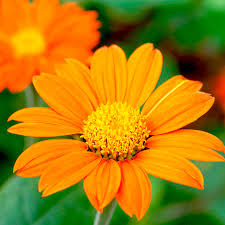
#> input picture codes/sample/test1.jpg, 225 x 225 px
$ python week1-2.py
#> lines starting #> are read from the running program, lines starting #| are printed output that depends on the picture
import cv2
import numpy as np
from matplotlib import pyplot as plt

img = cv2.imread('test1.jpg',0)
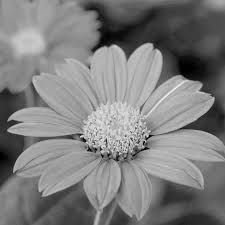
#> img: shape (225, 225); min 0, max 246, mean 125.7
plt.subplot(2,2,1),plt.imshow(img,'gray')
#display histogram
plt.subplot(2,2,2),plt.hist(img.ravel(),256,[0,256])


#histogram equalization
equ = cv2.equalizeHist(img)
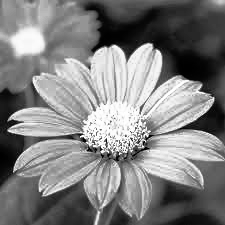
#> equ: shape (225, 225); min 0, max 255, mean 128.4
plt.subplot(2,2,3),plt.imshow(equ,'gray')
#display histogram
plt.subplot(2,2,4),plt.hist(equ.ravel(),256,[0,256])
plt.show()
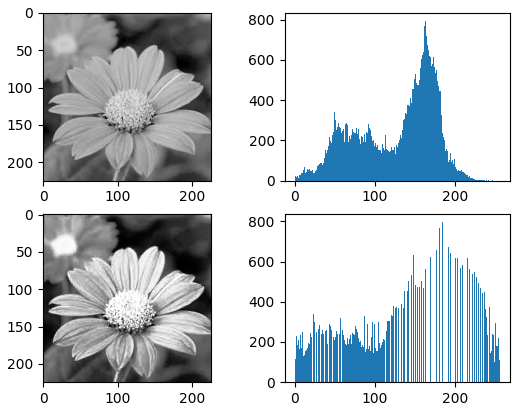
#> figure drawn by matplotlib, 4 panels; panel 2: tallest bar 796 high, from x = 163 to 164; panel 4: tallest bar 796 high, from x = 184 to 185

$ run again, with codes/sample/noisyImg_1.jpg copied over codes/sample/test1.jpg
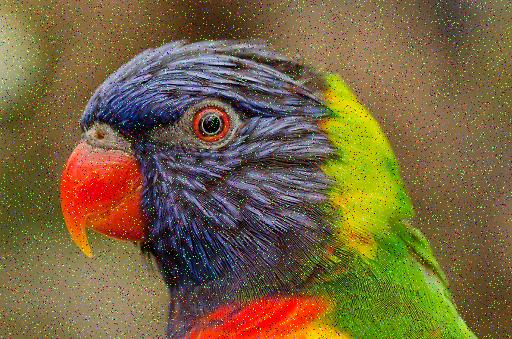
#> input picture codes/sample/noisyImg_1.jpg, 512 x 339 px
#> `equ = cv2.equalizeHist(img)`:
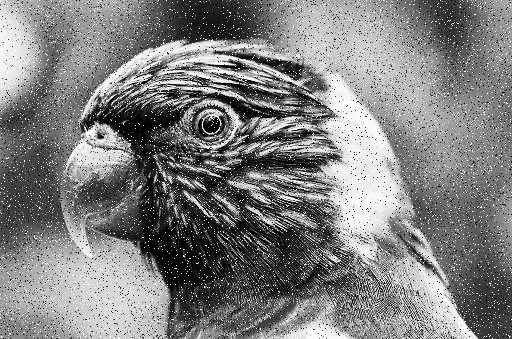
#> equ: shape (339, 512); min 0, max 255, mean 128
#> `plt.show()`:
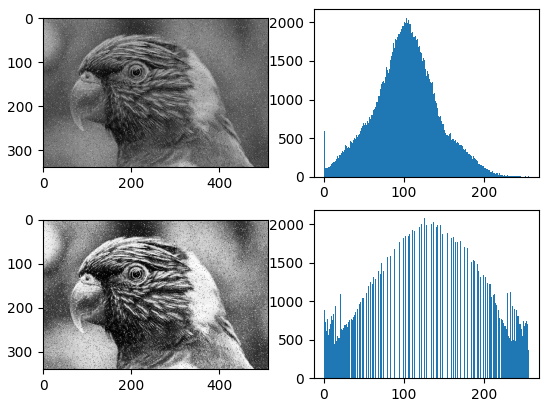
#> figure drawn by matplotlib, 4 panels; panel 2: tallest bar 2076 high, from x = 101 to 102; panel 4: tallest bar 2076 high, from x = 125 to 126
